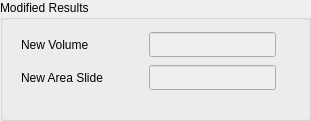
   <widget class="QGroupBox" name="newResults" >
    <property name="geometry" >
     <rect>
      <x>10</x>
      <y>640</y>
      <width>311</width>
      <height>121</height>
     </rect>
    </property>
    <property name="title" >
     <string>Modified Results</string>
    </property>
    <widget class="QWidget" name="layoutWidget" >
     <property name="geometry" >
      <rect>
       <x>20</x>
       <y>30</y>
       <width>258</width>
       <height>62</height>
      </rect>
     </property>
     <layout class="QVBoxLayout" >
      <property name="margin" >
       <number>0</number>
      </property>
      <property name="spacing" >
       <number>6</number>
      </property>
      <item>
       <layout class="QHBoxLayout" >
        <property name="margin" >
         <number>0</number>
        </property>
        <property name="spacing" >
         <number>6</number>
        </property>
        <item>
         <widget class="QLabel" name="label_11" >
          <property name="minimumSize" >
           <size>
            <width>121</width>
            <height>0</height>
           </size>
          </property>
          <property name="maximumSize" >
           <size>
            <width>121</width>
            <height>16777215</height>
           </size>
          </property>
          <property name="text" >
           <string>New Volume</string>
          </property>
         </widget>
        </item>
        <item>
         <widget class="QLineEdit" name="m_newVolume" >
          <property name="enabled" >
           <bool>false</bool>
          </property>
          <property name="minimumSize" >
           <size>
            <width>127</width>
            <height>25</height>
           </size>
          </property>
          <property name="maximumSize" >
           <size>
            <width>127</width>
            <height>25</height>
           </size>
          </property>
         </widget>
        </item>
       </layout>
      </item>
      <item>
       <layout class="QHBoxLayout" >
        <property name="margin" >
         <number>0</number>
        </property>
        <property name="spacing" >
         <number>6</number>
        </property>
        <item>
         <widget class="QLabel" name="label_12" >
          <property name="minimumSize" >
           <size>
            <width>121</width>
            <height>0</height>
           </size>
          </property>
          <property name="maximumSize" >
           <size>
            <width>121</width>
            <height>16777215</height>
           </size>
          </property>
          <property name="text" >
           <string>New Area Slide</string>
          </property>
         </widget>
        </item>
        <item>
         <widget class="QLineEdit" name="m_newArea" >
          <property name="enabled" >
           <bool>false</bool>
          </property>
          <property name="minimumSize" >
           <size>
            <width>127</width>
            <height>25</height>
           </size>
          </property>
          <property name="maximumSize" >
           <size>
            <width>127</width>
            <height>25</height>
           </size>
          </property>
         </widget>
        </item>
       </layout>
      </item>
     </layout>
    </widget>
   </widget>
